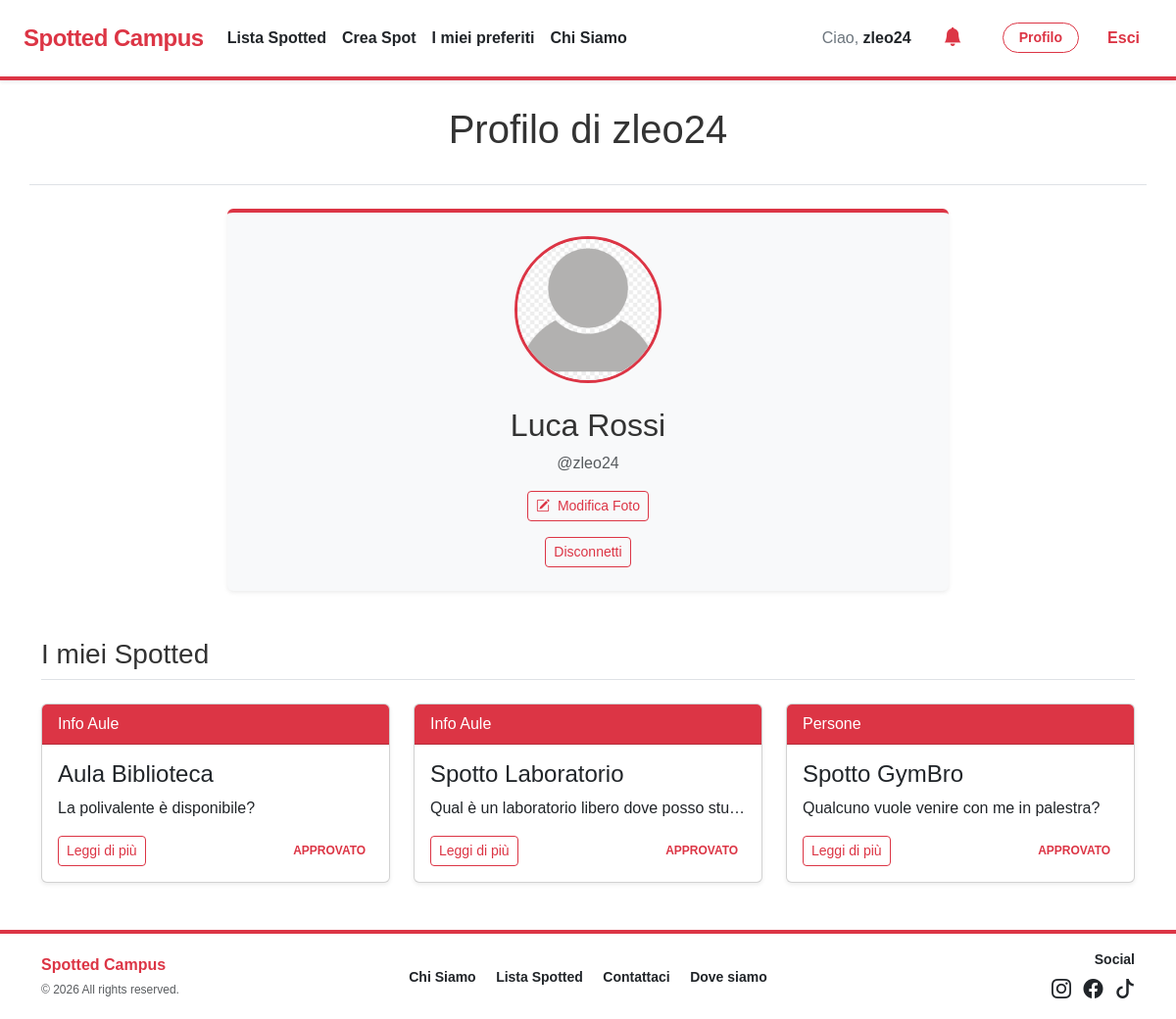
Page /profilo.php (signed in) on the committed database.
### tables this page shows
CREATE TABLE UTENTI (
    username VARCHAR(100) PRIMARY KEY,
    nome VARCHAR(100) NOT NULL,
    cognome VARCHAR(100) NOT NULL,
    password VARCHAR(255) NOT NULL,
    stato ENUM('attivo', 'bloccato') DEFAULT 'attivo',
    idTipo INT NOT NULL, 
    fotoProfilo VARCHAR(255) DEFAULT 'default.png',

    FOREIGN KEY (idTipo) REFERENCES TIPI_UTENTI(idTipo) ON DELETE CASCADE
);

CREATE TABLE SPOT (
    idSpot INT AUTO_INCREMENT PRIMARY KEY,
    titolo VARCHAR(255) NOT NULL,
    testo TEXT NOT NULL,
    dataInserimento DATETIME DEFAULT CURRENT_TIMESTAMP,
    stato ENUM('in_attesa', 'approvato', 'rifiutato') DEFAULT 'in_attesa',
    isAnonymous BOOLEAN DEFAULT 0,
    idCategoria INT NOT NULL,
    idSottoCategoria INT,
    usernameUtente VARCHAR(100),
    usernameAdminApprovato VARCHAR(100) NULL, 
    dataApprovazione DATETIME NULL,

    FOREIGN KEY (idCategoria) REFERENCES CATEGORIE(idCategoria),
    FOREIGN KEY (idSottoCategoria) REFERENCES SOTTOCATEGORIE(idSottoCategoria) ON DELETE SET NULL,
    FOREIGN KEY (usernameUtente) REFERENCES UTENTI(username) ON DELETE SET NULL,
    FOREIGN KEY (usernameAdminApprovato) REFERENCES UTENTI(username) ON DELETE SET NULL
);

CREATE TABLE CATEGORIE (
    idCategoria INT AUTO_INCREMENT PRIMARY KEY,
    nome VARCHAR(100) UNIQUE NOT NULL
);

### profilo.php (called while the page is built, shortened)
<?php
require_once 'bootstrap.php';
$userLogged = $_SESSION["username"];
$userToShow = isset($_GET["user"]) ? $_GET["user"] : $userLogged;
$utente = $dbh->getUserInfo($userToShow);
$templateParams["utente"] = $utente;
$templateParams["isAdminProfile"] = ($utente["idTipo"] == 1);
$templateParams["spots"] = $templateParams["isAdminProfile"] ? [] : $dbh->getSpotsByUsername($userToShow);
$templateParams["isMine"] = ($userLogged == $userToShow);
$templateParams["titolo"] = "Profilo di " . htmlspecialchars($utente["username"]);
$templateParams["nome"] = "template/profilo-page.php";
require 'template/base.php';
?>

### utils/functions.php (called while the page is built, shortened)
<?php
function isUserLoggedIn()
{
    return isset($_SESSION["username"]) && isset($_SESSION["logged"]) && isset($_SESSION["admin"]) && $_SESSION["logged"] && !$_SESSION["admin"];
}
?>

### db/database.php (called while the page is built, shortened)
<?php
class DatabaseHelper
{
    private $db;
    public function __construct($servername, $username, $password, $dbname, $port)
    {
        $this->db = new mysqli($servername, $username, $password, $dbname, $port);
    }
    public function getUserInfo($username)
    {
        $stmt = $this->db->prepare("SELECT nome, cognome, username, idTipo, fotoProfilo FROM UTENTI WHERE username = ?");
        $stmt->bind_param('s', $username);
        $stmt->execute();
        return $stmt->get_result()->fetch_assoc();
    }
    public function getSpotsByUsername($username)
    {
        $query = "SELECT S.*, C.nome AS nomeCategoria
                  FROM SPOT S
                  JOIN CATEGORIE C ON S.idCategoria = C.idCategoria
                  WHERE S.usernameUtente = ?
                  ORDER BY S.dataInserimento DESC";
        $stmt = $this->db->prepare($query);
        $stmt->bind_param('s', $username);
        $stmt->execute();
        return $stmt->get_result()->fetch_all(MYSQLI_ASSOC);
    }
}

### bootstrap.php (called while the page is built, shortened)
<?php
require_once("db/database.php");
require_once("utils/functions.php");
$dbh = new DatabaseHelper("localhost", "root", "", "spotted", 3306);
?>

### template/profilo-page.php (the view, shortened to what this page needs)
<section class="container mt-5">
        <?php if (isset($templateParams["titolo"])): ?>
        <div class="row mb-4 border-bottom pb-4">
            <div class="col-12 text-center">
                <h1 class="display-6"><?php echo $templateParams["titolo"]; ?></h1>
            </div>
        </div>
    <?php endif; ?>
    <div class="row mb-5 justify-content-center">
        <div class="col-md-8 text-center">
            <div class="p-4 bg-light rounded shadow-sm border-top border-danger border-4">
                <?php
                $imgProfile = !empty($templateParams["utente"]["fotoProfilo"]) ? "upload/" . $templateParams["utente"]["fotoProfilo"] : "upload/default.png";
                ?>
                <img src="<?php echo htmlspecialchars($imgProfile); ?>" alt="Foto profilo di <?php echo htmlspecialchars($templateParams["utente"]["username"]); ?>" class="profile-img mb-3">
                <h2 class="mt-2 text-wrap text-break">
                    <?php echo htmlspecialchars($templateParams["utente"]["nome"] . " " . htmlspecialchars($templateParams["utente"]["cognome"])); ?>
                </h2>
                <p class="text-muted">@<?php echo htmlspecialchars($templateParams["utente"]["username"]); ?></p>
                <?php if ($templateParams["isMine"]): ?>
                    <form action="upload-profile-pic.php" method="post" enctype="multipart/form-data" id="profileForm" class="mb-3">
                        <button type="button" class="btn btn-outline-danger btn-sm" id="btnChangePhoto">
                            <span class="bi bi-pencil-square me-1" aria-hidden="true"></span> Modifica Foto
                        </button>
                    </form>
                <?php endif; ?>
                <?php if ($templateParams["isMine"]): ?>
                    <div class="mt-2">
                        <a href="logout.php" class="btn btn-outline-danger btn-sm">Disconnetti</a>
                    </div>
                <?php endif; ?>
            </div>
        </div>
    </div>
    <?php if (!$templateParams["isAdminProfile"]): ?>
        <div class="row g-4">
            <div class="col-12 mb-3">
                <h3 class="border-bottom pb-2">I miei Spotted</h3>
            </div>
        </div>
        <?php if (count($templateParams["spots"]) > 0): ?>
            <div class="row g-4">
                <?php foreach ($templateParams["spots"] as $spot): ?>
                    <div class="col-md-6 col-lg-4">
                        <article class="card h-100 shadow-sm card-spot">
                            <div class="card-header bg-danger text-white">
                                <span><?php echo htmlspecialchars($spot["nomeCategoria"]); ?></span>
                            </div>
                            <div class="card-body">
                                <h4 class="card-title"><?php echo htmlspecialchars($spot["titolo"]); ?></h4>
                                <p class="card-text text-truncate"><?php echo htmlspecialchars($spot["testo"]); ?></p>
                                <div class="d-flex justify-content-between mt-3">
                                    <a href="dettaglio-spot.php?id=<?php echo $spot["idSpot"]; ?>"
                                        class="btn btn-sm btn-outline-danger"
                                        aria-label="Leggi lo spot: <?php echo htmlspecialchars($spot["titolo"]); ?>">Leggi di più</a>
                                    <?php if ($templateParams["isMine"]): ?>
                                        <span class="badge border-danger text-danger d-flex justify-content-center align-items-center"><?php echo strtoupper($spot["stato"]); ?></span>
                                    <?php endif; ?>
                                </div>
                            </div>
                        </article>
                    </div>
                <?php endforeach; ?>
            </div>
        <?php else: ?>
            <div class="text-center mt-4">
                <p class="text-muted">Nessuno spot pubblicato.</p>
            </div>
        <?php endif; ?>
    <?php endif; ?>
</section>

### template/base.php (shortened to what this page needs)
<!DOCTYPE html>
<html lang="it" class="h-100">
<head>
  <link href="https://cdn.jsdelivr.net/npm/bootstrap@5.3.2/dist/css/bootstrap.min.css" rel="stylesheet">
  <link rel="stylesheet" type="text/css" href="./css/style.css" />
  <link rel="stylesheet" href="https://cdn.jsdelivr.net/npm/bootstrap-icons@1.13.1/font/bootstrap-icons.min.css">
</head>
<body class="d-flex flex-column h-100">
  <nav class="navbar navbar-expand-lg navbar-light bg-white fixed-top shadow-sm py-3 border-bottom border-4 border-danger">
    <div class="container-fluid px-4">
      <a class="navbar-brand text-danger fw-bold fs-4" href="index.php">Spotted Campus</a>
      <div class="collapse navbar-collapse" id="navbarCollapse">
        <ul class="navbar-nav me-auto mb-2 mb-lg-0">
          <li class="nav-item">
            <a class="nav-link text-dark fw-bold hover-danger hover-underline" href="lista-categoria.php">Lista Spotted</a>
          </li>
          <?php if (isUserLoggedIn()): ?>
            <li class="nav-item">
              <a class="nav-link text-dark fw-bold hover-danger hover-underline" href="gestione-spot.php">Crea Spot</a>
            </li>
            <li class="nav-item">
              <a class="nav-link text-dark fw-bold hover-danger hover-underline" href="preferiti.php">I miei preferiti</a>
            </li>
          <?php endif; ?>
          <li class="nav-item">
            <a class="nav-link text-dark fw-bold hover-danger hover-underline" href="chi-siamo.php">Chi Siamo</a>
          </li>
        </ul>
        <div class="d-flex align-items-center gap-3">
          <?php if (!isUserLoggedIn() && !isAdminLoggedIn()): ?>
            <a href="login.php" class="btn btn-danger text-white rounded-pill px-4 fw-bold shadow-sm">Accedi</a>
          <?php else: ?>
            <span class="text-secondary fw-medium me-2 d-none d-lg-block">Ciao,
              <span class="text-dark fw-bold"><?php echo $_SESSION["username"]; ?></span>
            </span>
            <?php if (isUserLoggedIn()):
            ?>
              <a href="notifiche.php" id="notification-link"
                class="btn btn-link text-danger me-3 position-relative py-1 px-2 text-decoration-none">
                <span class="bi bi-bell-fill" style="font-size: 1.2rem;"></span>
              </a>
            <?php endif; ?>
            <a href="profilo.php" class="btn btn-outline-danger rounded-pill px-3 fw-bold btn-sm">Profilo</a>
            <a href="logout.php" class="btn btn-link text-danger text-decoration-none fw-bold small">Esci</a>
          <?php endif; ?>
        </div>
      </div>
    </div>
  </nav>
  <main class="flex-shrink-0 pb-5">
    <?php
    if (isset($templateParams["nome"])) {
      require($templateParams["nome"]);
    }
    ?>
    <div class="toast-container position-fixed bottom-0 end-0 p-3">
    </div>
  </main>
  <footer class="bg-white text-dark py-3 mt-auto mt-5 border-top border-4 border-danger shadow-sm">
    <div class="container">
      <div class="row align-items-center">
        <div class="col-md-3 text-center text-md-start">
          <span class="d-block fw-bold text-danger">Spotted Campus</span>
          <small class="text-muted" style="font-size: 0.75rem;">© <?php echo date("Y"); ?> All rights reserved.</small>
        </div>
        <div class="col-md-6 text-center my-2 my-md-0">
          <a href="chi-siamo.php" class="text-dark text-decoration-none fw-bold px-2 small footer-link">Chi Siamo</a>
          <a href="lista-categoria.php" class="text-dark text-decoration-none fw-bold px-2 small footer-link">Lista Spotted</a>
          <a href="mailto:spottedcampus@unibo.com" class="text-dark text-decoration-none fw-bold px-2 small footer-link">Contattaci</a>
          <a href="https://maps.app.goo.gl/dLQ2NFKTWv7YAmEy9" class="text-dark text-decoration-none fw-bold px-2 small footer-link">Dove siamo</a>
        </div>
        <div class="col-md-3 text-center text-md-end">
          <span class="d-block fw-bold small mb-1">Social</span>
          <div>
            <a href="https://instagram.com" class="text-dark me-2 fs-5 text-decoration-none footer-social" aria-label="Vai a Instagram">
              <span class="bi bi-instagram"></span></a>
            <a href="https://facebook.com" class="text-dark me-2 fs-5 text-decoration-none footer-social" aria-label="Vai a Facebook">
              <span class="bi bi-facebook"></span>
            </a>
            <a href="https://tiktok.com" class="text-dark fs-5 text-decoration-none footer-social" aria-label="Vai a TikTok">
              <span class="bi bi-tiktok"></span>
            </a>
          </div>
        </div>
      </div>
    </div>
  </footer>
</body>
</html>

### css/style.css (style rules this page uses)
main { padding: 60px 15px 0; }
body { font-family: 'Outfit', sans-serif; background-color: #ffffff; color: #333; margin: 0; }
.profile-img { width: 150px; height: 150px; object-fit: cover; border-radius: 50%; border: 3px solid #dc3545; }
article.card.card-spot { transition: all 0.3s !important; }
.navbar-brand { font-family: 'Outfit', sans-serif; letter-spacing: -0.5px; }
.nav-link { transition: all 0.2s ease; }
.hover-underline { position: relative; }
.hover-underline::after { content: ''; position: absolute; width: 0; height: 2px; bottom: 0px; left: 0; background-color: #b92b27; transition: width 0.3s; }
.footer-link { transition: all 0.2s ease; position: relative; display: inline-block; }
.footer-social { transition: all 0.3s cubic-bezier(0.175, 0.885, 0.32, 1.275); display: inline-block; }

### rows in the picture
utenti: fotoProfilo (placeholder picture), nome+cognome "Luca Rossi", username "zleo24"
spot: idCategoria.nome "Info Aule", titolo "Aula Biblioteca", testo "La polivalente è disponibile?", stato "APPROVATO"
spot: idCategoria.nome "Info Aule", titolo "Spotto Laboratorio", testo "Qual è un laboratorio libero dove posso stu…", stato "APPROVATO"
spot: idCategoria.nome "Persone", titolo "Spotto GymBro", testo "Qualcuno vuole venire con me in palestra?", stato "APPROVATO"

### other values in the picture
$_SESSION["username"] "zleo24"
$templateParams["titolo"] "Profilo di zleo24"
